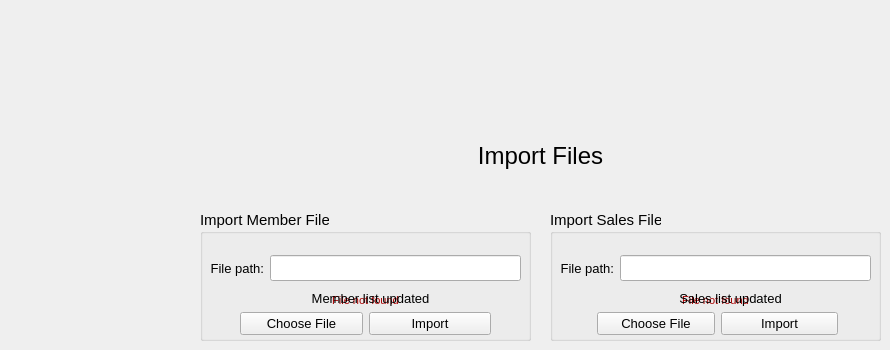
       <widget class="QWidget" name="importFiles">
        <attribute name="title">
         <string>Import Files</string>
        </attribute>
        <widget class="QLabel" name="importFilesLabel">
         <property name="geometry">
          <rect>
           <x>350</x>
           <y>120</y>
           <width>381</width>
           <height>71</height>
          </rect>
         </property>
         <property name="font">
          <font>
           <pointsize>18</pointsize>
           <bold>false</bold>
          </font>
         </property>
         <property name="text">
          <string>Import Files</string>
         </property>
         <property name="alignment">
          <set>Qt::AlignCenter</set>
         </property>
        </widget>
        <widget class="QGroupBox" name="importMemberFileGroupBox">
         <property name="geometry">
          <rect>
           <x>200</x>
           <y>210</y>
           <width>331</width>
           <height>131</height>
          </rect>
         </property>
         <property name="font">
          <font>
           <pointsize>11</pointsize>
          </font>
         </property>
         <property name="title">
          <string>Import Member File</string>
         </property>
         <widget class="QLabel" name="noFileFoundLabel_1">
          <property name="geometry">
           <rect>
            <x>110</x>
            <y>80</y>
            <width>111</width>
            <height>21</height>
           </rect>
          </property>
          <property name="font">
           <font>
            <pointsize>8</pointsize>
           </font>
          </property>
          <property name="styleSheet">
           <string notr="true">color: rgb(170, 0, 0);</string>
          </property>
          <property name="text">
           <string>File not found</string>
          </property>
          <property name="alignment">
           <set>Qt::AlignCenter</set>
          </property>
         </widget>
         <widget class="QWidget" name="layoutWidget">
          <property name="geometry">
           <rect>
            <x>10</x>
            <y>40</y>
            <width>311</width>
            <height>37</height>
           </rect>
          </property>
          <layout class="QHBoxLayout" name="horizontalLayout_9">
           <item>
            <widget class="QLabel" name="filePathLabel_1">
             <property name="font">
              <font>
               <pointsize>10</pointsize>
              </font>
             </property>
             <property name="text">
              <string>File path:</string>
             </property>
             <property name="alignment">
              <set>Qt::AlignRight|Qt::AlignTrailing|Qt::AlignVCenter</set>
             </property>
            </widget>
           </item>
           <item>
            <widget class="QLineEdit" name="filePathLineEdit_1"/>
           </item>
          </layout>
         </widget>
         <widget class="QLabel" name="memberListUpdatedLabel">
          <property name="geometry">
           <rect>
            <x>70</x>
            <y>80</y>
            <width>201</width>
            <height>16</height>
           </rect>
          </property>
          <property name="font">
           <font>
            <pointsize>10</pointsize>
           </font>
          </property>
          <property name="text">
           <string>Member list updated</string>
          </property>
          <property name="alignment">
           <set>Qt::AlignCenter</set>
          </property>
         </widget>
         <widget class="QWidget" name="layoutWidget">
          <property name="geometry">
           <rect>
            <x>40</x>
            <y>100</y>
            <width>251</width>
            <height>27</height>
           </rect>
          </property>
          <layout class="QHBoxLayout" name="horizontalLayout_11">
           <item>
            <widget class="QPushButton" name="chooseFilePushButton_1">
             <property name="font">
              <font>
               <pointsize>10</pointsize>
              </font>
             </property>
             <property name="text">
              <string>Choose File</string>
             </property>
            </widget>
           </item>
           <item>
            <widget class="QPushButton" name="importPushButton_1">
             <property name="font">
              <font>
               <pointsize>10</pointsize>
              </font>
             </property>
             <property name="text">
              <string>Import</string>
             </property>
            </widget>
           </item>
          </layout>
         </widget>
        </widget>
        <widget class="QGroupBox" name="importSalesFileGroupBox">
         <property name="geometry">
          <rect>
           <x>550</x>
           <y>210</y>
           <width>331</width>
           <height>131</height>
          </rect>
         </property>
         <property name="font">
          <font>
           <pointsize>11</pointsize>
          </font>
         </property>
         <property name="title">
          <string>Import Sales File</string>
         </property>
         <widget class="QLabel" name="noFileFoundLabel_2">
          <property name="geometry">
           <rect>
            <x>110</x>
            <y>80</y>
            <width>111</width>
            <height>21</height>
           </rect>
          </property>
          <property name="font">
           <font>
            <pointsize>8</pointsize>
           </font>
          </property>
          <property name="styleSheet">
           <string notr="true">color: rgb(170, 0, 0);</string>
          </property>
          <property name="text">
           <string>File not found</string>
          </property>
          <property name="alignment">
           <set>Qt::AlignCenter</set>
          </property>
         </widget>
         <widget class="QWidget" name="layoutWidget_5">
          <property name="geometry">
           <rect>
            <x>10</x>
            <y>40</y>
            <width>311</width>
            <height>37</height>
           </rect>
          </property>
          <layout class="QHBoxLayout" name="horizontalLayout_10">
           <item>
            <widget class="QLabel" name="filePathLabel_2">
             <property name="font">
              <font>
               <pointsize>10</pointsize>
              </font>
             </property>
             <property name="text">
              <string>File path:</string>
             </property>
             <property name="alignment">
              <set>Qt::AlignRight|Qt::AlignTrailing|Qt::AlignVCenter</set>
             </property>
            </widget>
           </item>
           <item>
            <widget class="QLineEdit" name="filePathLineEdit_2"/>
           </item>
          </layout>
         </widget>
         <widget class="QLabel" name="salesListUpdatedLabel">
          <property name="geometry">
           <rect>
            <x>80</x>
            <y>80</y>
            <width>201</width>
            <height>16</height>
           </rect>
          </property>
          <property name="font">
           <font>
            <pointsize>10</pointsize>
           </font>
          </property>
          <property name="text">
           <string>Sales list updated</string>
          </property>
          <property name="alignment">
           <set>Qt::AlignCenter</set>
          </property>
         </widget>
         <widget class="QWidget" name="layoutWidget">
          <property name="geometry">
           <rect>
            <x>47</x>
            <y>100</y>
            <width>241</width>
            <height>27</height>
           </rect>
          </property>
          <layout class="QHBoxLayout" name="horizontalLayout_12">
           <item>
            <widget class="QPushButton" name="chooseFilePushButton_2">
             <property name="font">
              <font>
               <pointsize>10</pointsize>
              </font>
             </property>
             <property name="text">
              <string>Choose File</string>
             </property>
            </widget>
           </item>
           <item>
            <widget class="QPushButton" name="importPushButton_2">
             <property name="font">
              <font>
               <pointsize>10</pointsize>
              </font>
             </property>
             <property name="text">
              <string>Import</string>
             </property>
            </widget>
           </item>
          </layout>
         </widget>
        </widget>
       </widget>
